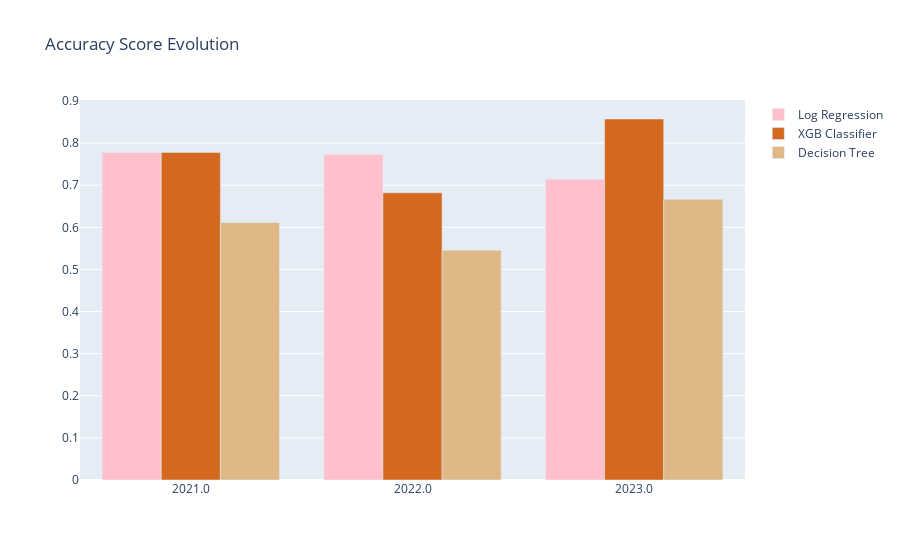

Source (notebook cell):
### Code cell
#plot the results
score_evolution_plot(correct, ['Log_Prediction', 'XGB_Prediction', 'Tree_Prediction'], 'Accuracy Score Evolution')

### Figure 1 — Plotly figure (JSON) as saved in the notebook; plotly's stock layout.template omitted (floating-point values rounded to 4 significant figures)
{"data": [{"marker": {"color": "pink"}, "name": "Log Regression", "type": "bar", "x": ["2021.0", "2022.0", "2023.0"], "y": [0.7778, 0.7727, 0.7143]}, {"marker": {"color": "chocolate"}, "name": "XGB Classifier", "type": "bar", "x": ["2021.0", "2022.0", "2023.0"], "y": [0.7778, 0.6818, 0.8571]}, {"marker": {"color": "burlywood"}, "name": "Decision Tree", "type": "bar", "x": ["2021.0", "2022.0", "2023.0"], "y": [0.6111, 0.5455, 0.6667]}], "layout": {"barmode": "group", "title": {"text": "Accuracy Score Evolution"}}}
